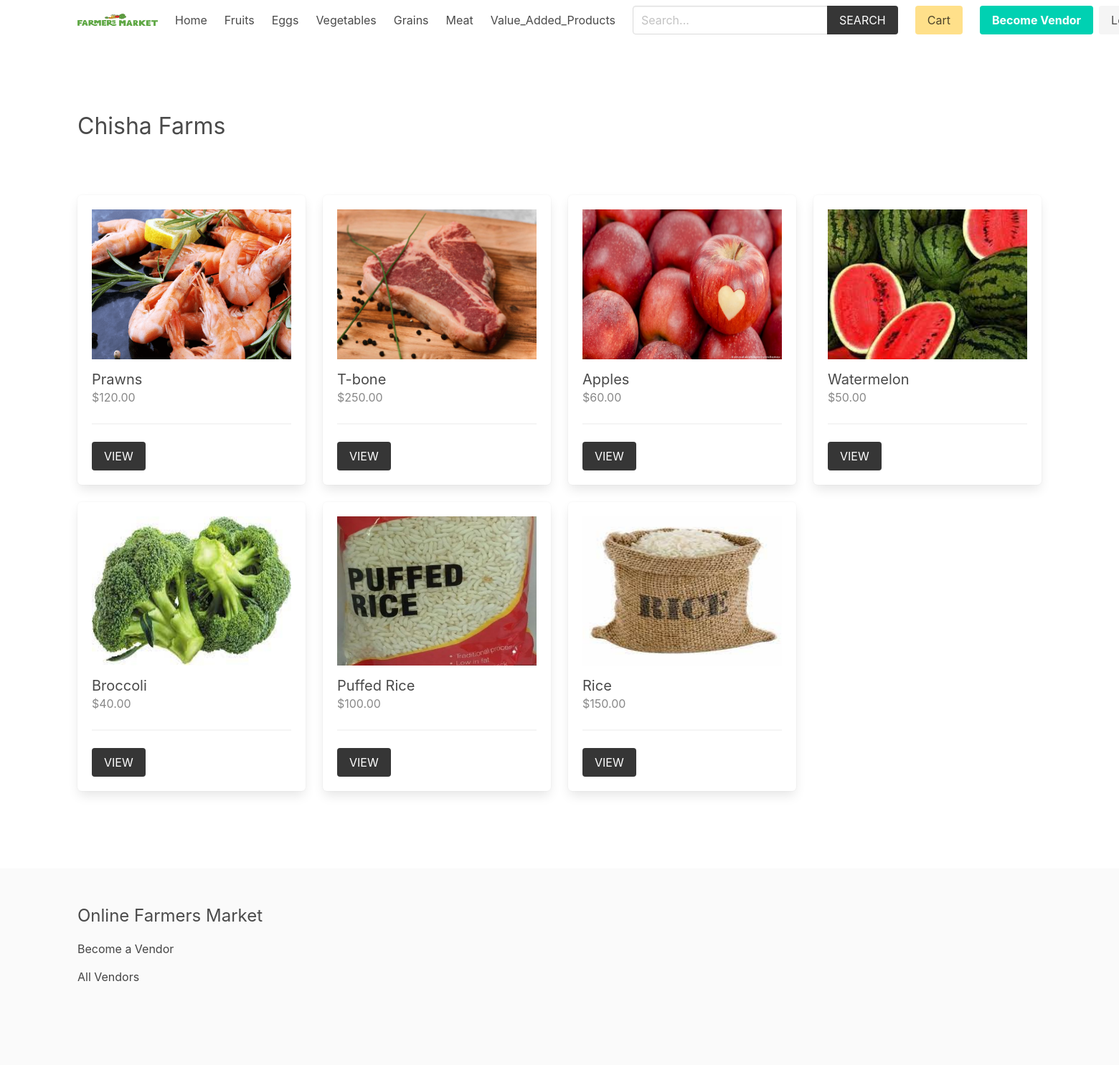
The app's page /vendor/2/, older data.
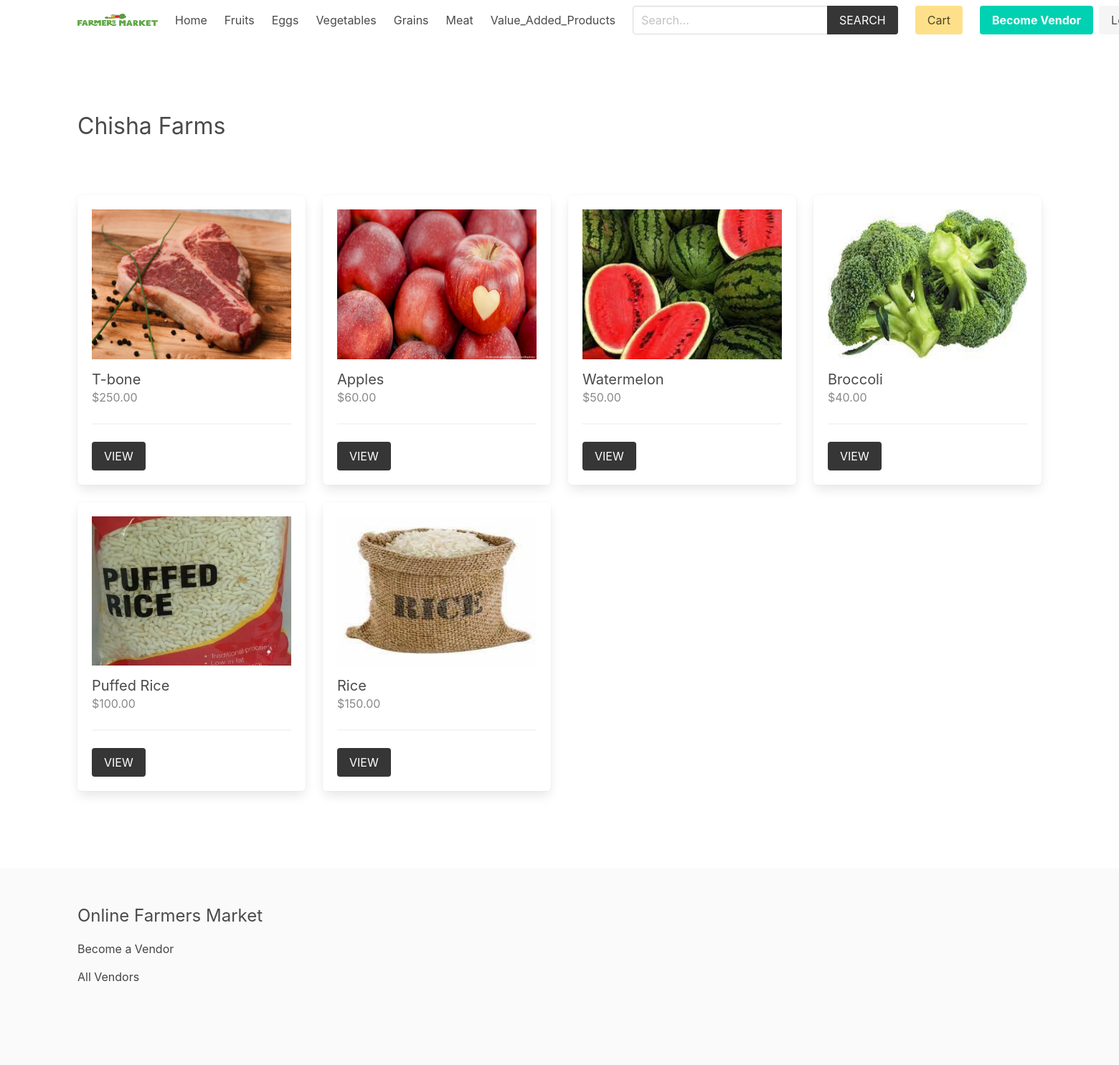
The same page, newer data.
### product/models.py (models this page shows, shortened)
class Category(models.Model):
    title = models.CharField(max_length=50)
    slug = models.SlugField(max_length=55)
    ordering = models.IntegerField(default=0)
    class Meta:
        ordering = ['ordering']

class Product(models.Model):
    category = models.ForeignKey(Category, related_name='products', on_delete=models.CASCADE)
    vendor = models.ForeignKey(Vendor, related_name="products", on_delete=models.CASCADE)
    title = models.CharField(max_length=50)
    slug = models.SlugField(max_length=55)
    description = models.TextField(blank=True, null=True)
    price = models.DecimalField(max_digits=6, decimal_places=2)
    added_date = models.DateTimeField(auto_now_add=True)
    image = models.ImageField(upload_to='uploads/', blank=True, null=True)
    thumbnail = models.ImageField(upload_to='uploads/', blank=True, null=True) # Change uploads to thumbnails
    class Meta:
        ordering = ['-added_date']
    def get_thumbnail(self):
        if self.thumbnail:
            return self.thumbnail.url

### vendor/views.py (the view)
# urls.py: path('vendor/', include('vendor.urls')),
def vendor(request, vendor_id):
    vendor = get_object_or_404(Vendor, pk=vendor_id)
    return render(request, 'vendor/vendor.html', {'vendor': vendor})

### cart/cart.py (called while the page is built)
    def __len__(self):
        return sum(item['quantity'] for item in self.cart.values())

### cart/context_processors.py (called while the page is built)
def cart(request):
    return {'cart': Cart(request)}

### product/context_processors.py (called while the page is built)
def menu_categories(request):
    categories = Category.objects.all()
    return {'categories': categories}

### templates/vendor/vendor.html (shortened to what this page needs)
{% extends 'core/base.html' %}
{% block content %}
    <div class="columns is-multiline mb-6">
        <div class="column is-12 has-test-centered mt-6 mb-6">
            <h2 class="is-size-3">{{vendor.name}}</h2>
        </div>
        {% for product in vendor.products.all %}
            {% include 'product/parts/list_item.html' %}
        {% endfor %}
    </div>
{% endblock content %}

### templates/core/base.html (shortened to what this page needs)
{% load static %}
<!DOCTYPE html>
<html lang="en">
<head>
    <link rel="stylesheet" href="https://cdn.jsdelivr.net/npm/bulma@0.9.2/css/bulma.min.css">
    <link rel="stylesheet" href="{% static 'css/main.css' %}">
</head>
<body>
    <div class="container">
        <nav class="navbar" role="navigation" aria-label="main navigation">
            <div class="navbar-brand">
                <a class="navbar-item" href="{% url 'core:home' %}">
                <img width="112" height=97">
                </a>
            </div>
            <div id="navbarBasicExample" class="navbar-menu">
                <div class="navbar-start">
                <a class="navbar-item" href="{% url 'core:home' %}">
                    Home
                </a>
                {% for category in categories %}
                    <a class="navbar-item" href="{% url 'product:category' category.slug %}">
                        {{category.title}}
                    </a>
                {% endfor %}
                </div>
                <div class="navbar-start">
                    <div class="navbar-item">
                        <form method="get" action="{% url 'product:search' %}">
                            <div class="field has-addons">
                                <div class="control">
                                    <input type="search" name="query" id="" class="input" placeholder="Search...">
                                </div>
                                <div class="control">
                                    <button class="button is-dark is-uppercase">Search</button>
                                </div>
                            </div>
                        </form>
                    </div>
                </div>
                <div class="navbar-end">
                <div class="navbar-item">
                    <a href="{% url 'cart:cart' %}" class="button is-warning">Cart {% if cart %}({{cart|length}}){% endif %}</a>
                </div>
                {% if request.user.is_authenticated %}
                <div class="navbar-item has-dropdown is-hoverable">
                    <a class="navbar-link is-capitalized">
                    {{user.vendor.name}}
                    </a>
                    <div class="navbar-dropdown">
                    <a class="navbar-item" href="{% url 'vendor:vendor-admin' %}">
                        Profile
                    </a>
                    <a class="navbar-item" href="{% url 'vendor:edit-vendor' %}">
                        Update Profile
                    </a>
                    <a class="navbar-item" href="{% url 'vendor:add-product' %}">
                        Add Product
                    </a>
                    <hr class="navbar-divider">
                    <a class="navbar-item" href="{% url 'vendor:logout' %}">
                        Logout
                    </a>
                    </div>
                </div>
                {% else %}
                <div class="navbar-item">
                    <div class="buttons">
                        <a class="button is-primary" href="{% url 'vendor:become-vendor' %}">
                            <strong>Become Vendor</strong>
                        </a>
                        <a class="button is-light" href="{% url 'vendor:login' %}">
                            Log in
                        </a>
                    </div>
                </div>
                {% endif %}
                </div>
            </div>
            </nav>
    </div>
    <section class="section">
        <div class="container">
            {% block content %}{% endblock content %}
        </div>
    </section>
    <footer class="footer">
        <div class="container">
            <h3 class="is-size-4 mb-4">Online Farmers Market</h3>
            {% if request.user.is_authenticated %}
                <a href="{% url 'vendor:vendor-admin' %}">Vendor Admin</a>
            {% else %}
                <a href="{% url 'vendor:become-vendor' %}">Become a Vendor</a>
            {% endif %}
            <br>
            <a href="{% url 'vendor:vendors' %}">All Vendors</a>
        </div>
    </footer>
</body>
</html>

### templates/product/parts/list_item.html
<div class="column is-3 product-list-item">
                <div class="box">
                    <figure class="image is-4by3 mb-4">
                        <img src="{{ product.get_thumbnail }}" alt="{{product.title}}">
                    </figure>
                    <h2 class="subtitle">{{product.title}}</h2>
                    <h3 class="price is-size-6 mb-5">${{product.price}}</h3>
                    <hr>
                    <a href="{% url 'product:product' product.category.slug product.slug %}" class="button is-dark is-uppercase">View</a>
                </div>
            </div>

Row changes from the older to the newer data that the page shows:
removed Product: get_thumbnail (picture), title "Prawns", price "120.00"
